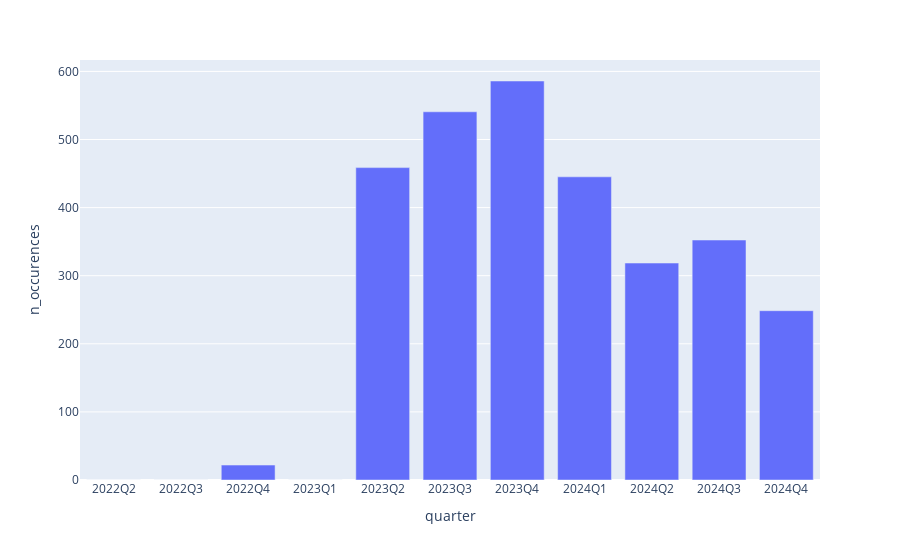

Notebook source saved alongside this figure:
### Markdown cell above
####  Examples are helpful but ...
I now want to ask some more high level questions ...

Google seems to be releasing a suite of tools leveraging Gemini for helping companies build advertisements. I want to know when this started and how focused the earnings call have been on this product line each quarter. 

Because our model statistically structures unstructured data at the word, sentence, paragraph, document and corpus level, we can actually just run basic sql queries as if our unstructured data was simple another quantitative field.

### Code cell
# Arrays are 1 indexed in our sql data store
df = pd.DataFrame(index.queryMeta(f"""
SELECT quarter, sum(sum_topic_counts[{topic_id+1}]) as n_occurences
FROM doc_meta GROUP 
BY quarter ORDER BY quarter""") )

px.bar(df, x="quarter", y="n_occurences")

### Figure 1 — Plotly figure (JSON) as saved in the notebook; plotly's stock layout.template omitted (floating-point values rounded to 4 significant figures)
{"data": [{"alignmentgroup": "True", "hovertemplate": "quarter=%{x}<br>n_occurences=%{y}<extra></extra>", "legendgroup": "", "marker": {"color": "#636efa", "pattern": {"shape": ""}}, "name": "", "offsetgroup": "", "orientation": "v", "showlegend": false, "textposition": "auto", "type": "bar", "x": ["2022Q2", "2022Q3", "2022Q4", "2023Q1", "2023Q2", "2023Q3", "2023Q4", "2024Q1", "2024Q2", "2024Q3", "2024Q4"], "xaxis": "x", "y": [0.08667, 0.02, 21.93, 0.05333, 458.7, 540.7, 585.9, 445.2, 318.6, 352.4, 248.6], "yaxis": "y"}], "layout": {"autosize": true, "barmode": "relative", "legend": {"tracegroupgap": 0}, "margin": {"t": 60}, "xaxis": {"anchor": "y", "autorange": true, "domain": [0, 1], "range": [-0.5, 10.5], "title": {"text": "quarter"}, "type": "category"}, "yaxis": {"anchor": "x", "autorange": true, "domain": [0, 1], "range": [0, 616.8], "title": {"text": "n_occurences"}, "type": "linear"}}}
